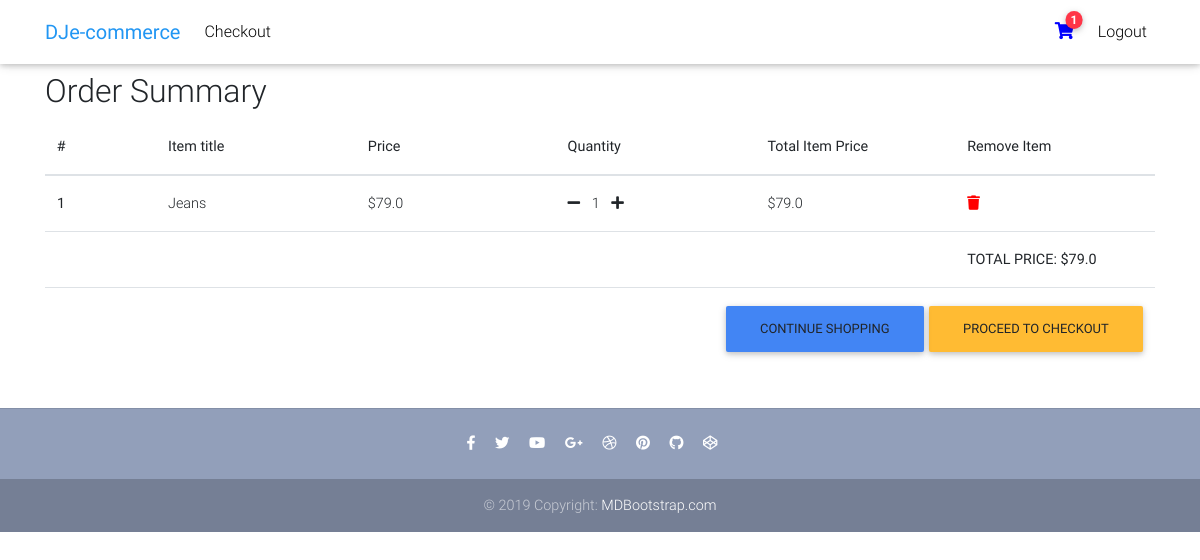
/order-summary/ (signed in), run on an earlier commit of the app's database.
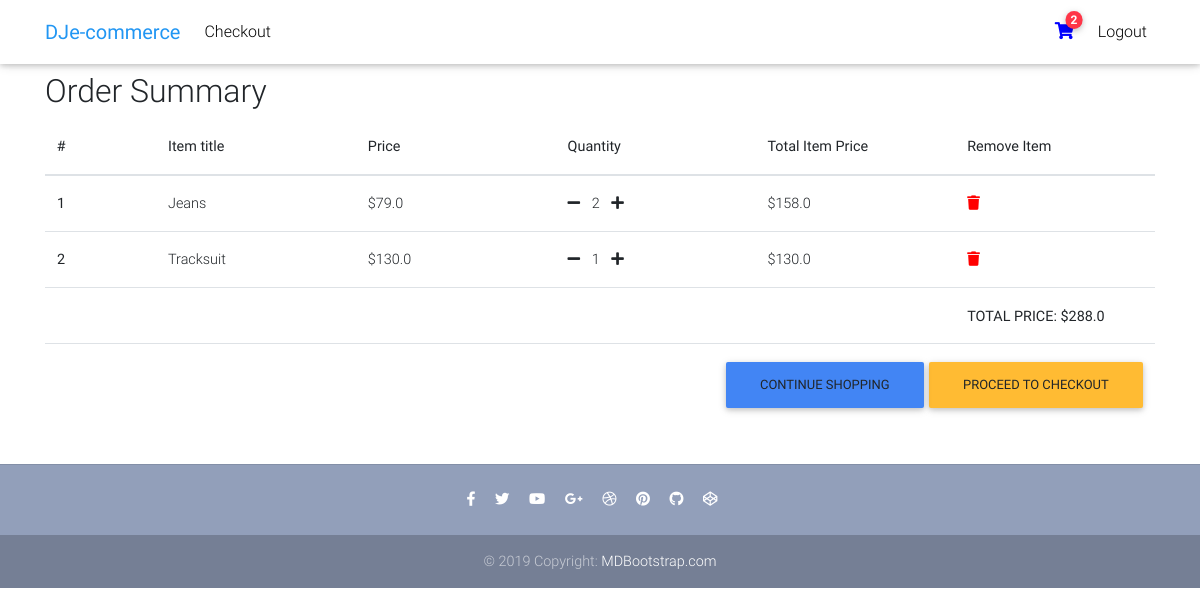
And on a later commit of the database.
### core/models.py (models this page shows, shortened)
class Order(models.Model):
    user = models.ForeignKey(settings.AUTH_USER_MODEL, on_delete=models.CASCADE)
    ref_code = models.CharField(max_length=20,blank=True, null=True)
    items = models.ManyToManyField(OrderItem)
    start_date = models.DateTimeField(auto_now_add=True)
    ordered_date = models.DateTimeField()
    ordered = models.BooleanField(default=False)
    shipping_address = models.ForeignKey('Address', related_name="shipping_address", on_delete=models.SET_NULL, blank=True, null=True)
    billing_address = models.ForeignKey('Address', related_name="billing_address", on_delete=models.SET_NULL, blank=True, null=True)
    payment = models.ForeignKey('Payment', on_delete=models.SET_NULL, blank=True, null=True)
    coupon = models.ForeignKey('Coupon', on_delete=models.SET_NULL, blank=True, null=True)
    being_delivered = models.BooleanField(default=False)
    received = models.BooleanField(default=False)
    refund_requested = models.BooleanField(default=False)
    refund_granted = models.BooleanField(default=False)
    def get_total(self):
        total = 0
        for order_item in self.items.all():
            total += order_item.get_final_price()
        if self.coupon:
            total -= self.coupon.amount
        return total

class OrderItem(models.Model):
    user = models.ForeignKey(settings.AUTH_USER_MODEL, on_delete=models.CASCADE)
    ordered = models.BooleanField(default=False)
    item = models.ForeignKey(Item, on_delete=models.CASCADE)
    quantity = models.IntegerField(default=1)
    def get_total_item_price(self):
        return self.quantity * self.item.price
    def get_final_price(self):
        if self.item.discount_price:
            return self.get_total_discount_item_price()
        return self.get_total_item_price()

class Item(models.Model):
    title = models.CharField(max_length=100)
    price = models.FloatField()
    discount_price = models.FloatField(blank=True, null=True)
    category = models.CharField(choices=CATEGORY_CHOICES, max_length=2, default="S")
    label = models.CharField(choices=LABEL_CHOICES, max_length=1, default="P")
    slug = models.SlugField()
    image_url = models.CharField(max_length=2083, default=False)
    description = models.TextField(default="") #models.ImageField()

### core/views.py (the view)
# urls.py: path("order-summary/", views.OrderSummaryView.as_view(), name="order-summary"),
class OrderSummaryView(LoginRequiredMixin, View):
    def get(self, *args, **kwargs):
        try:
            order = Order.objects.get(user=self.request.user, ordered = False)
            context = {
                'object': order,
            }
            return render(self.request, "order_summary.html", context)
        except ObjectDoesNotExist:
            messages.warning(self.request, "You do not have an active order")
            return redirect("/")

### core/templatetags/cart_template_tags.py (called while the page is built)
@register.filter
def cart_item_count(user):
    if user.is_authenticated:
        qs = Order.objects.filter(user=user, ordered = False)
        if qs.exists():
            return qs[0].items.count()
    return 0

### templates/order_summary.html (shortened to what this page needs)
{% extends "base.html" %} {% block content %}
<main>
  <div class="container">
    <div class="table-responsive text-nowrap">
      <h2>Order Summary</h2>
      <table class="table" style="table-layout: fixed; width: 100%;">
        <thead>
          <tr>
            <th scope="col" style="width: 10%;">#</th>
            <th scope="col">Item title</th>
            <th scope="col">Price</th>
            <th scope="col">Quantity</th>
            <th scope="col">Total Item Price</th>
            <th scope="col">Remove Item</th>
          </tr>
        </thead>
        <tbody>
          {% for order_item in object.items.all %}
          <tr>
            <th scope="row">{{forloop.counter}}</th>
            <td>{{ order_item.item.title }}</td>
            <td>
              {% if order_item.item.discount_price %}
              <del>{{order_item.item.price}}</del>
              ${{ order_item.item.discount_price }} {% else %}
              ${{order_item.item.price }} {% endif %}
            </td>
            <td>
                <a href="{% url 'core:remove-from-cart' order_item.item.slug %}"><i class="fas fa-minus mr-2" ></i></a>
                {{  order_item.quantity  }}
                <a href="{% url 'core:add-to-cart' order_item.item.slug  %}"><i class="fas fa-plus ml-2"></i></a>
            </td>
            <td>
              {% if order_item.item.discount_price %}
              ${{order_item.get_total_discount_item_price }}
              <span class="badge badge-primary"
                >Saving ${{ order_item.get_amount_saved }}</span
              >
              {% else %} ${{ order_item.get_total_item_price }} {% endif %}
            </td>
            <td><a style="color:red" href="{% url 'core:remove-all-from-cart' order_item.item.slug %}"><i class="fas fa-trash"></i></a></td>
          </tr>
          {% endfor %}
          {% if object.items.count > 0 %}
          <tr>
            <td colspan="5"></td>
            <td colspan="1"><b>TOTAL PRICE: ${{ object.get_total }}</b></td>
          </tr>
          <tr>
            <td colspan="6">
              <a
                style="float: right"
                class="btn btn-warning"
                href="{% url 'core:checkout' %}"
                >Proceed to checkout</a
              >
              <a
                style="float: right; margin-right: 5px"
                class="btn btn-primary"
                href="/"
                >Continue shopping</a
              >
            </td>
          </tr>
          {% endif %}
        </tbody>
      </table>
    </div>
  </div>
</main>
{% endblock content %}

### templates/base.html (shortened to what this page needs)
{% load static %}
<!DOCTYPE html>
<html lang="en">
  <head>
    <link
      rel="stylesheet"
      href="https://use.fontawesome.com/releases/v5.8.1/css/all.css"
    />
    <link href="{% static 'css/bootstrap.min.css' %}" rel="stylesheet" />
    <link href="{% static 'css/mdb.min.css' %}" rel="stylesheet" />
    <link href="{% static 'css/style.min.css' %}" rel="stylesheet" />
  </head>
  {% include "navbar.html" %}
  <body>
    <div class="mt-5 pt-4">
    </div>
    {% block content %}{% endblock content %}
    {% include "footer.html" %}
  </body>
</html>

### templates/navbar.html (shortened to what this page needs)
{% load cart_template_tags %} {% load static %}
<nav
  class="navbar fixed-top navbar-expand-lg navbar-light white scrolling-navbar"
>
  <div class="container">
    <a class="navbar-brand waves-effect" href="/">
      <strong class="blue-text">DJe-commerce</strong>
    </a>
    <ul class="navbar-nav me-auto mb-2 mb-lg-0">
      <li class="nav-item">
        <a class="nav-link" href="{% url 'core:checkout' %}">Checkout</a>
      </li>
    </ul>
    <div class="collapse navbar-collapse" id="navbarSupportedContent">
      {% if request.user.is_authenticated %}
      <div class="d-flex justify-content-center align-items-center">
        <a class="nav-link me-3 position-relative" href="{% url 'core:order-summary' %}">
          <i
            class="fas fa-shopping-cart"
            style="font-size: 17px; color: blue"
          ></i>
          <span
            class="position-absolute top-0 start-100 translate-middle badge rounded-pill bg-danger"
            style="
              font-size: 12px;
              padding: 3px 5px;
              transform: translate(-50%, -50%);
            "
          >
            {{ request.user|cart_item_count }}
          </span>
        </a>
      </div>
      <ul class="navbar-nav nav-flex-icons">
        <li class="nav-item">
          <a
            class="nav-link waves-effect"
            href="{% url 'core:account_logout' %}"
          >
            <span class="clearfix d-none d-sm-inline-block"> Logout </span>
          </a>
        </li>
        {% endif %}
      </ul>
    </div>
  </div>
</nav>

### templates/footer.html
<footer class="page-footer text-center font-small mt-4 wow fadeIn">
    <hr class="my-4">
    <div class="pb-4">
      <a href="https://www.facebook.com/mdbootstrap" target="_blank">
        <i class="fab fa-facebook-f mr-3"></i>
      </a>
      <a href="https://twitter.com/MDBootstrap" target="_blank">
        <i class="fab fa-twitter mr-3"></i>
      </a>
      <a href="https://www.youtube.com/watch?v=7MUISDJ5ZZ4" target="_blank">
        <i class="fab fa-youtube mr-3"></i>
      </a>
      <a href="https://plus.google.com/u/0/b/107863090883699620484" target="_blank">
        <i class="fab fa-google-plus-g mr-3"></i>
      </a>
      <a href="https://dribbble.com/mdbootstrap" target="_blank">
        <i class="fab fa-dribbble mr-3"></i>
      </a>
      <a href="https://pinterest.com/mdbootstrap" target="_blank">
        <i class="fab fa-pinterest mr-3"></i>
      </a>
      <a href="https://github.com/mdbootstrap/bootstrap-material-design" target="_blank">
        <i class="fab fa-github mr-3"></i>
      </a>
      <a href="http://codepen.io/mdbootstrap/" target="_blank">
        <i class="fab fa-codepen mr-3"></i>
      </a>
    </div>
    <div class="footer-copyright py-3">
      © 2019 Copyright:
      <a href="https://mdbootstrap.com/education/bootstrap/" target="_blank"> MDBootstrap.com </a>
    </div>
  </footer>

### templates/scripts.html (shortened to what this page needs)
{% load static %}

### templates/base.html (style rules this page uses)
html, body, header, .carousel { height: 60vh; }

What changed in the data, as far as the page shows it:
changed OrderItem "Jeans": quantity "1" → "2"; get_total_item_price "79.0" → "158.0"
added OrderItem: item "Tracksuit", item.price "130.0", quantity "1", get_total_item_price "130.0"
changed through a linked row, Order: get_total "79.0" → "288.0"
Also different on the page:
{{ request.user|cart_item_count }}: "1" → "2"
